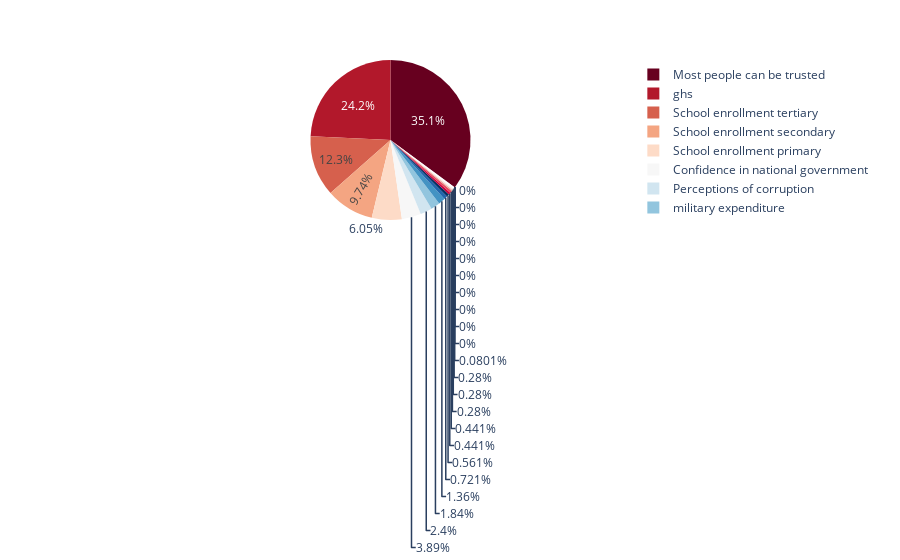

Source (notebook cell):
### Code cell
plot_nan(combined, cols)

### Figure 1 — Plotly figure (JSON) as saved in the notebook; plotly's stock layout.template omitted (floating-point values rounded to 4 significant figures)
{"data": [{"domain": {"x": [0, 1], "y": [0, 1]}, "hovertemplate": "Name=%{label}<br>Missing value count=%{value}<extra></extra>", "labels": ["Happiness Index", "Log GDP per capita", "Social support", "Freedom to make life choices", "Perceptions of corruption", "Positive affect", "Negative affect", "Confidence in national government", "Most people can be trusted", "Consumption of Alcohol", "P_MHD", "DAUD", "PDD", "PAD", "PADHD", "DMSUD", "PBD", "Current health expenditure", "Current health expenditure per capita", "Out-of-pocket expenditure", "Unemployment", "School enrollment primary", "School enrollment secondary", "School enrollment tertiary", "ghs", "media integrity", "military expenditure"], "legendgroup": "", "name": "", "showlegend": true, "type": "pie", "values": [0, 0, 11, 18, 60, 14, 11, 97, 877, 2, 0, 0, 0, 0, 0, 0, 0, 7, 7, 7, 0, 151, 243, 306, 605, 34, 46]}], "layout": {"legend": {"tracegroupgap": 0}, "margin": {"t": 60}, "piecolorway": ["rgb(103,0,31)", "rgb(178,24,43)", "rgb(214,96,77)", "rgb(244,165,130)", "rgb(253,219,199)", "rgb(247,247,247)", "rgb(209,229,240)", "rgb(146,197,222)", "rgb(67,147,195)", "rgb(33,102,172)", "rgb(5,48,97)"]}}
